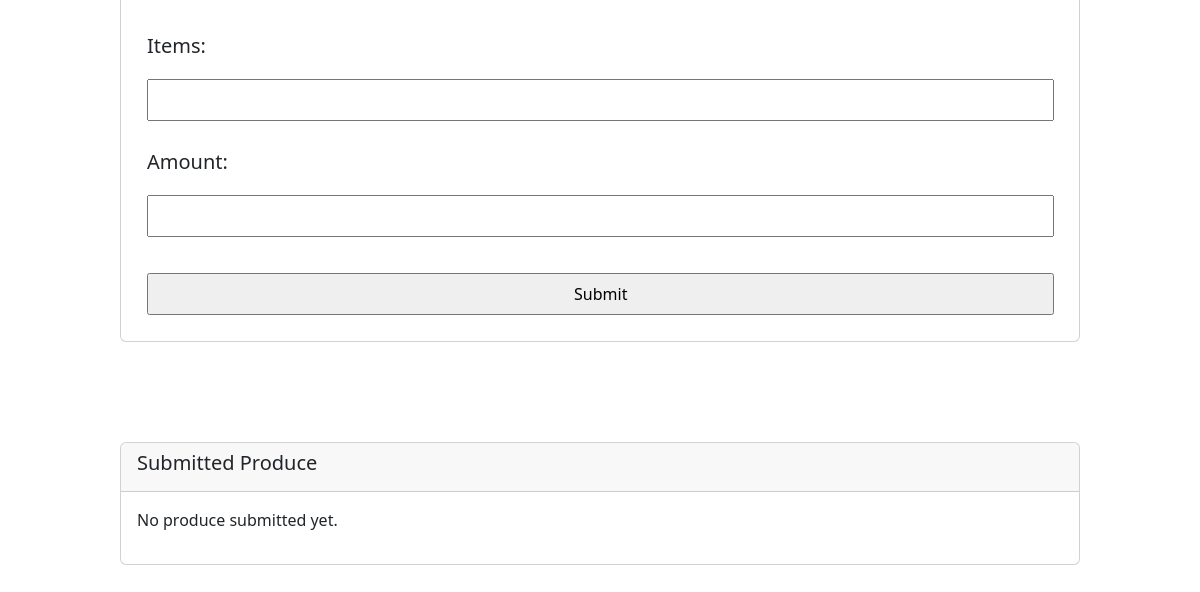
The page /producer (lower part) on the database as committed earlier.
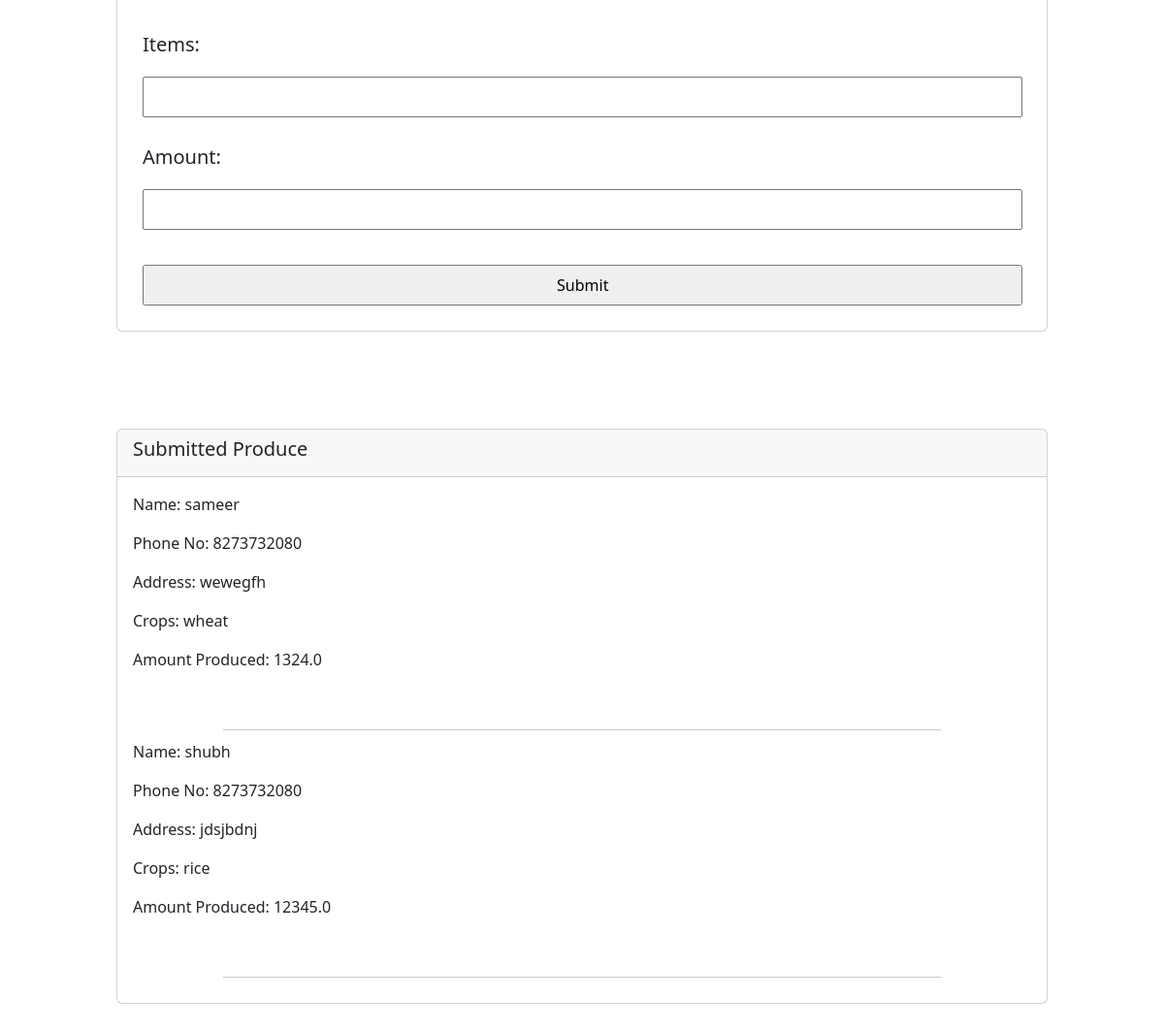
The same page on the database as committed later.
### myapp/models.py (models this page shows, shortened)
class Produce(models.Model):
    name = models.CharField(max_length=100)
    phone_no = models.CharField(max_length=15)
    address = models.TextField()
    items = models.CharField(max_length=100)
    amount = models.FloatField()

### myapp/views.py (the view)
# urls.py: path('producer',views.producer,name='producer'),
def producer(request):
    if request.method == 'POST':
        form = ProduceForm(request.POST)
        if form.is_valid():
            form.save()
            return redirect('producer')  # Redirect to the same page after submission
    else:
        form = ProduceForm()
    produces = Produce.objects.all()
    return render(request, 'producer.html', {'form': form, 'produces': produces})

### myapp/forms.py
class ProduceForm(forms.ModelForm):
    class Meta:
        model = Produce
        fields = '__all__'

### templates/producer.html (shortened to what this page needs)
{% load static %}
<!doctype html>
<html lang="en">
<head>
    <link rel="stylesheet" href="https://cdn.jsdelivr.net/npm/bootstrap@4.4.1/dist/css/bootstrap.min.css"
>
    <link href="https://cdn.jsdelivr.net/npm/bootstrap@5.3.3/dist/css/bootstrap.min.css" rel="stylesheet"
>
    <link rel="stylesheet" href="{% static 'producerstyle.css' %}">
    <link rel="stylesheet" href="https://cdn.jsdelivr.net/npm/driver.js@1.0.1/dist/driver.css" />
</head>
<body>
    <div class="card">
        <div class="card-body">
            <form action="{% url 'producer' %}" method="post" id="produce_form">
                {{ form.as_p }}
                <input type="submit" value="Submit">
            </form>
        </div>
    </div>
    <div class="card mt-3" id="result_produce">
        <div class="card-header">
            <h5>Submitted Produce</h5>
        </div>
        <div class="card-body">
            {% for produce in produces %}
            <div class="card-text">
                <p>Name: {{ produce.name }}</p>
                <p>Phone No: {{ produce.phone_no }}</p>
                <p>Address: {{ produce.address }}</p>
                <p>Crops: {{ produce.items }}</p>
                <p>Amount Produced: {{ produce.amount }}</p>
            </div>
            <hr>
            {% empty %}
            <p>No produce submitted yet.</p>
            {% endfor %}
        </div>
    </div>
</body>
</html>

### static/producerstyle.css (style rules this page uses)
* { margin: 0; padding: 0; }
hr { margin: auto; margin-top: 60px; width: 80%; height: 10px; }
.card { margin: 0 auto; width: 80%; margin-bottom: 100px; }
.card-body form label { margin-left: 10px; font-size: 20px; }
input,textarea,select { padding: 7px; width: 98%; margin: 10px; }

Rows that differ between the two databases and show on the page:
added Produce: name "sameer", phone_no "8273732080", address "wewegfh", items "wheat", amount "1324.0"
added Produce: name "shubh", phone_no "8273732080", address "jdsjbdnj", items "rice", amount "12345.0"
Other text that changed with them:
text no longer shown: "No produce submitted yet."
